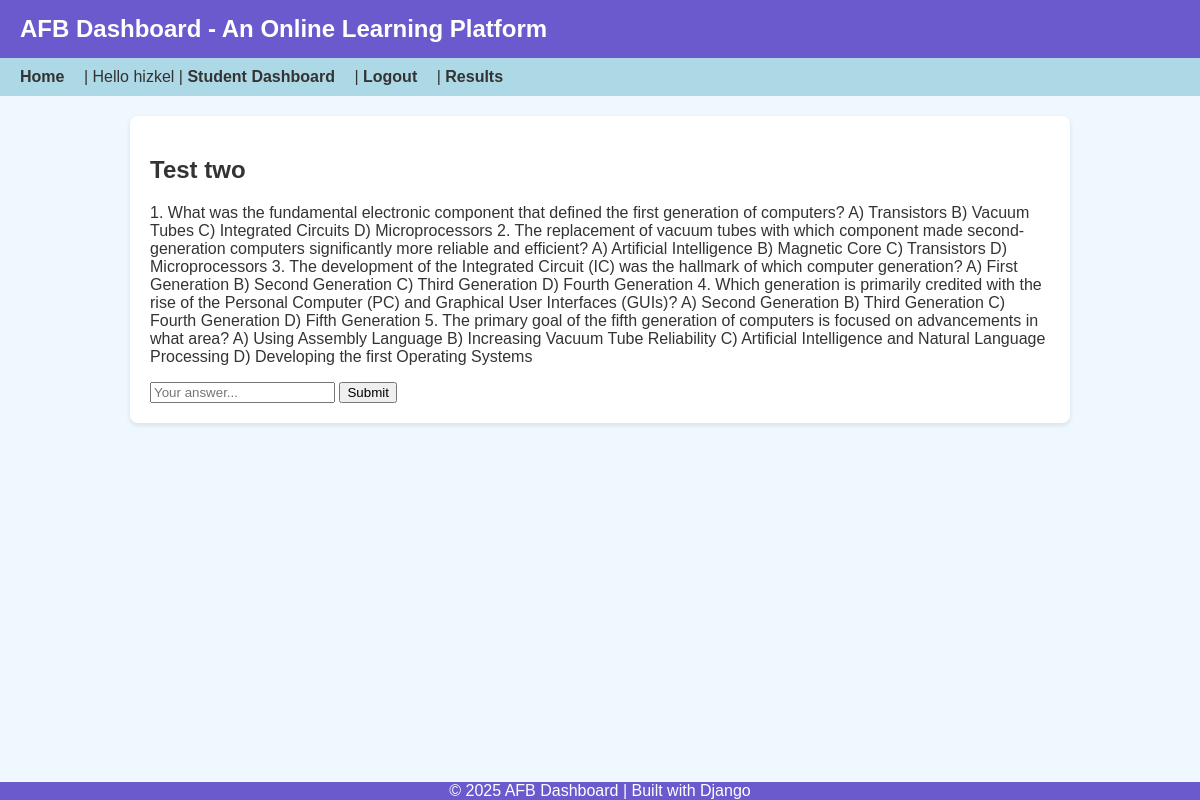
/assessments/test/1/take/ (signed in), run on the app's committed database.
### assessments/models.py (models this page shows, shortened)
class Test(models.Model):
    lesson = models.ForeignKey(Lesson, on_delete=models.CASCADE, related_name='tests')
    title = models.CharField(max_length=200)
    question = models.TextField()
    correct_answer = models.CharField(max_length=200)

### assessments/views.py (the view, shortened to what this page needs)
# urls.py: path('test/<int:test_id>/take/', views.take_test, name='take_test'),
@login_required
def take_test(request, test_id):
    if request.user.profile.role != 'student':
        return redirect('courses:teacher_dashboard')
    test = get_object_or_404(Test, id=test_id)
    return render(request, 'assessments/take_test.html', {'test': test})

### assessments/templates/assessments/take_test.html (shortened to what this page needs)
{% extends "base.html" %}
{% block content %}
<h2>{{ test.title }}</h2>
<p>{{ test.question }}</p>
<form method="post">
  <input type="text" name="answer" placeholder="Your answer..." required>
  <button type="submit">Submit</button>
</form>
{% endblock %}

### templates/base.html (shortened to what this page needs)
{% load static %}
<!DOCTYPE html>
<html lang="en">
<head>
    <link rel="stylesheet" href="{% static 'css/base.css' %}">
</head>
<body>
    <header>
        AFB Dashboard - An Online Learning Platform
    </header>
    <nav>
        <a href="{% url 'courses:home' %}">Home</a> |
        {% if user.is_authenticated %}
            Hello {{ user.username }} |
            {% if user.profile.role == 'teacher' %}
                <a href="{% url 'courses:teacher_dashboard' %}">Teacher Dashboard</a> |
            {% elif user.profile.role == 'student' %}
                <a href="{% url 'courses:student_dashboard' %}">Student Dashboard</a> |
            {% endif %}
            <a href="{% url 'accounts:logout' %}">Logout</a> |
            <a href="{% url 'assessments:results' %}">Results</a>
        {% else %}
            <a href="{% url 'accounts:login' %}">Login</a> |
            <a href="{% url 'accounts:register' %}">Register</a>
        {% endif %}
    </nav>
    <main>
        <div class="container">
            {% block content %}{% endblock %}
        </div>
    </main>
    <footer>
        © 2025 AFB Dashboard | Built with Django
    </footer>
</body>
</html>

### static/css/base.css (style rules this page uses)
body { font-family: Arial, sans-serif; background-color: #f0f8ff; color: #333; margin: 0; padding: 0; display: flex; flex-direction: column; min-height: 100vh; }
header { background-color: #6a5acd; color: white; padding: 15px 20px; }
main { flex: 1 0 auto; padding: 20px; overflow-y: auto; }
footer { background-color: white; color: rgb(255, 255, 255); text-align: center; padding:0; flex-shrink: 0; }
.container { max-width: 800px; margin: auto; }

### templates/base.html (style rules this page uses)
body { font-family: Arial, sans-serif; margin: 0; background-color: #f0f8ff; color: #333; display: flex; flex-direction: column; min-height: 100vh; }
header { background-color: #6a5acd; color: white; padding: 15px 20px; font-size: 24px; font-weight: bold; }
nav { background-color: #add8e6; padding: 10px 20px; }
nav a { margin-right: 15px; text-decoration: none; color: #333; font-weight: bold; }
main { flex: 1 0 auto; padding: 20px; }
.container { max-width: 900px; margin: 0 auto; padding: 20px; background-color: white; border-radius: 8px; box-shadow: 0 2px 5px rgba(0,0,0,0.1); }
footer { text-align: center; padding: 0; background-color: #6a5acd; color: white; flex-shrink: 0; }

### data on the page
Test: title "Test two", question "1. What was the fundamental electronic component that defined the first generation of computers? A) Transistors B) Vacuum Tubes C) Integrated Circuits D) Microprocessors 2. The replacement of vacuum tubes with which component made second-generation computers significantly more reliable and efficient? A) Artificial Intelligence B) Magnetic Core C) Transistors D) Microprocessors 3. The development of the Integrated Circuit (IC) was the hallmark of which computer generation? A) First Generation B) Second Generation C) Third Generation D) Fourth Generation 4. Which generation is primarily credited with the rise of the Personal Computer (PC) and Graphical User Interfaces (GUIs)? A) Second…"

### other printed values
{{ user.username }} "hizkel"
